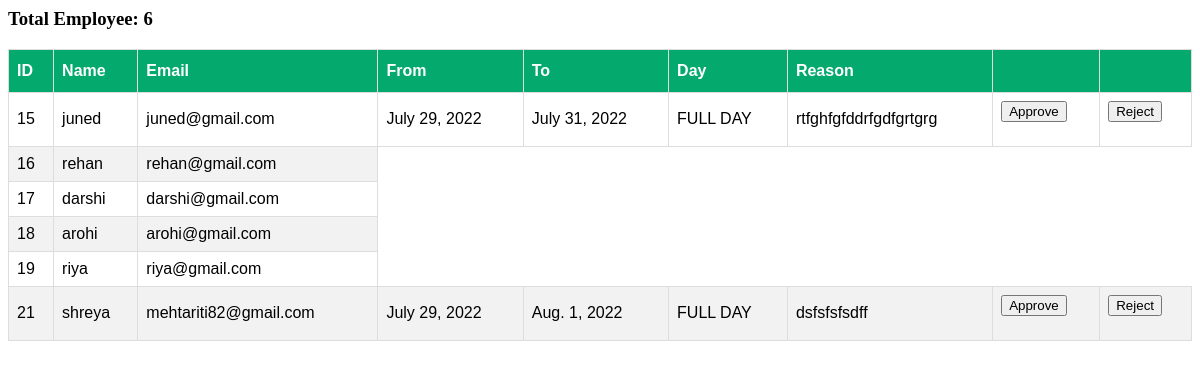
Page /displayadmin_view/ on the earlier database version.
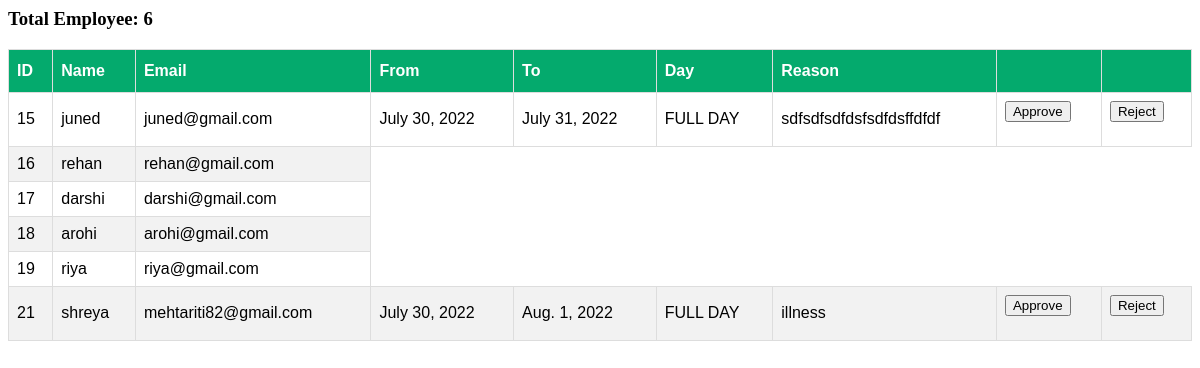
Same page on the later database version.
### employee/models.py (models this page shows, shortened)
class myuser_model(AbstractUser):
    status=models.CharField(max_length=30,
    choices=(
            ('APPROVE','approve'),
            ('REJECT','reject')
            )
        )

class empleave_model(models.Model):
    name=models.CharField(max_length=50)
    email=models.EmailField(unique=True)
    from1=models.DateField()
    to1=models.DateField()
    day=models.CharField(max_length=30,
        choices=(
            ('HALF DAY','Half day') ,
            ('FULL DAY','Full day'),
            )
            )
    reason=models.TextField()

### employee/views.py (the view)
# urls.py: path('displayadmin_view/',views.displayadmin_view,name='displayadmin'),
def displayadmin_view(request):
    getuserdata =myuser_model.objects.all()
    getleavedata=empleave_model.objects.all()
    user_count = myuser_model.objects.filter(is_superuser=False).count()
    return render(request,'display_admin.html',{'getuserdata':getuserdata,'getleavedata':getleavedata,'user_count':user_count})

### templates/display_admin.html (shortened to what this page needs)
{% load static %}
{% block content %}
<html>
    <head>
</head>
<body>
    <table id="customers">
        <tr>
            <th>ID</th>
            <th>Name</th>
            <th>Email</th>
            <th>From</th>
            <th>To</th>
            <th>Day</th>
            <th>Reason</th>
            <th></th>
            <th></th>
        </tr>
          {% if not getuserdata.is_superuser %}
          <h3>Total Employee: {{ user_count }}</h3>
          {% endif %}
          {% for j in getuserdata %}
              <tr>
                  {% if not j.is_superuser %}
                    <td>{{j.id}}</td>
                    <td>{{j.first_name}}</td>
                    <td>{{j.email}}</td>
                    {% endif %}
                  {% for i in getleavedata  %}
                    {% if i.name == j.first_name %}
                  <td>{{ i.from1 }}</td>
                  <td>{{ i.to1 }}</td>
                  <td>{{i.day}}</td>
                  <td>{{i.reason}}</td>
                  <td>
                    <form method="post" action="{% url 'approve' j.username j.id  %}">
                      <input name="approve_btn" value="Approve" type = "submit" />
                  </form>
                  </td>
                  <td>
                    <form method="post" action = "{% url 'reject' j.username j.id %}">
                <input name="reject_btn" value="Reject" type = "submit"/>
                    </form>
                  </td>
                {% endif %}
                  {% endfor %}
                </tr>
            {% endfor %}
          </table>
</body>
</html>
{% endblock %}

### templates/display_admin.html (style rules this page uses)
#customers { font-family: Arial, Helvetica, sans-serif; border-collapse: collapse; width: 100%; }
#customers td, #customers th { border: 1px solid #ddd; padding: 8px; }
#customers tr:nth-child(even) { background-color: #f2f2f2; }
#customers th { padding-top: 12px; padding-bottom: 12px; text-align: left; background-color: #04AA6D; color: white; }

Differences in the rows shown:
removed empleave_model: from1 "July 29, 2022", to1 "July 31, 2022", day "FULL DAY", reason "rtfghfgfddrfgdfgrtgrg", shown under myuser_model "juned"
removed empleave_model: from1 "July 29, 2022", to1 "Aug. 1, 2022", day "FULL DAY", reason "dsfsfsfsdff", shown under myuser_model "shreya"
added empleave_model: from1 "July 30, 2022", to1 "July 31, 2022", day "FULL DAY", reason "sdfsdfsdfdsfsdfdsffdfdf", shown under myuser_model "juned"
added empleave_model: from1 "July 30, 2022", to1 "Aug. 1, 2022", day "FULL DAY", reason "illness", shown under myuser_model "shreya"
